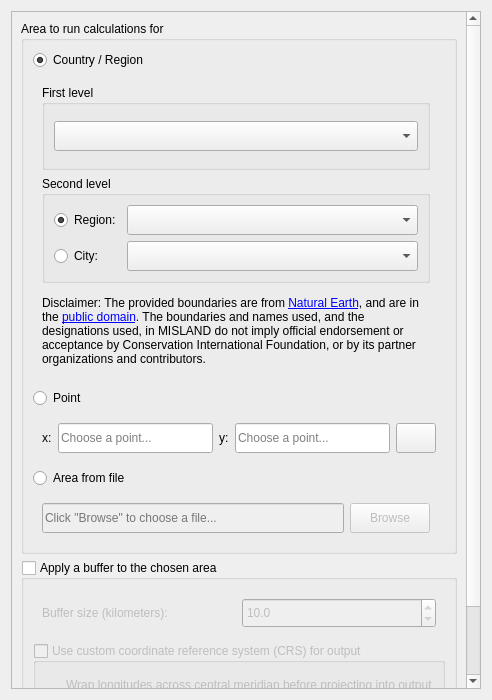
<?xml version="1.0" encoding="UTF-8"?>
<ui version="4.0">
 <class>WidgetSelectArea</class>
 <widget class="QWidget" name="WidgetSelectArea">
  <property name="geometry">
   <rect>
    <x>0</x>
    <y>0</y>
    <width>492</width>
    <height>700</height>
   </rect>
  </property>
  <property name="sizePolicy">
   <sizepolicy hsizetype="Expanding" vsizetype="Expanding">
    <horstretch>0</horstretch>
    <verstretch>0</verstretch>
   </sizepolicy>
  </property>
  <property name="minimumSize">
   <size>
    <width>0</width>
    <height>0</height>
   </size>
  </property>
  <property name="windowTitle">
   <string>Form</string>
  </property>
  <layout class="QVBoxLayout" name="verticalLayout">
   <property name="sizeConstraint">
    <enum>QLayout::SetDefaultConstraint</enum>
   </property>
   <item>
    <widget class="QScrollArea" name="scrollArea">
     <property name="widgetResizable">
      <bool>true</bool>
     </property>
     <widget class="QWidget" name="scrollAreaWidgetContents_2">
      <property name="geometry">
       <rect>
        <x>0</x>
        <y>0</y>
        <width>447</width>
        <height>819</height>
       </rect>
      </property>
      <layout class="QVBoxLayout" name="verticalLayout_3">
       <item>
        <widget class="QGroupBox" name="area_groupbox">
         <property name="sizePolicy">
          <sizepolicy hsizetype="Expanding" vsizetype="Minimum">
           <horstretch>0</horstretch>
           <verstretch>0</verstretch>
          </sizepolicy>
         </property>
         <property name="title">
          <string>Area to run calculations for</string>
         </property>
         <layout class="QGridLayout" name="area_groupbox_gridLayout">
          <item row="11" column="1">
           <widget class="QRadioButton" name="area_frompoint">
            <property name="text">
             <string>Point</string>
            </property>
            <attribute name="buttonGroup">
             <string notr="true">area_radio_buttonGroup</string>
            </attribute>
           </widget>
          </item>
          <item row="1" column="1">
           <widget class="QFrame" name="frame_country_region">
            <property name="frameShape">
             <enum>QFrame::NoFrame</enum>
            </property>
            <property name="frameShadow">
             <enum>QFrame::Plain</enum>
            </property>
            <layout class="QVBoxLayout" name="verticalLayout_4">
             <item>
              <widget class="QGroupBox" name="groupBox_first_level">
               <property name="sizePolicy">
                <sizepolicy hsizetype="Expanding" vsizetype="Expanding">
                 <horstretch>0</horstretch>
                 <verstretch>0</verstretch>
                </sizepolicy>
               </property>
               <property name="minimumSize">
                <size>
                 <width>0</width>
                 <height>0</height>
                </size>
               </property>
               <property name="title">
                <string>First level</string>
               </property>
               <layout class="QVBoxLayout" name="verticalLayout_2">
                <item>
                 <widget class="QComboBox" name="area_admin_0">
                  <property name="sizePolicy">
                   <sizepolicy hsizetype="Expanding" vsizetype="Fixed">
                    <horstretch>0</horstretch>
                    <verstretch>0</verstretch>
                   </sizepolicy>
                  </property>
                  <property name="minimumSize">
                   <size>
                    <width>0</width>
                    <height>30</height>
                   </size>
                  </property>
                 </widget>
                </item>
               </layout>
              </widget>
             </item>
             <item>
              <widget class="QGroupBox" name="groupBox_second_level">
               <property name="sizePolicy">
                <sizepolicy hsizetype="Expanding" vsizetype="Minimum">
                 <horstretch>0</horstretch>
                 <verstretch>0</verstretch>
                </sizepolicy>
               </property>
               <property name="minimumSize">
                <size>
                 <width>0</width>
                 <height>80</height>
                </size>
               </property>
               <property name="title">
                <string>Second level</string>
               </property>
               <layout class="QGridLayout" name="gridLayout_3">
                <item row="3" column="0">
                 <widget class="QRadioButton" name="radioButton_secondLevel_city">
                  <property name="sizePolicy">
                   <sizepolicy hsizetype="Minimum" vsizetype="Fixed">
                    <horstretch>0</horstretch>
                    <verstretch>0</verstretch>
                   </sizepolicy>
                  </property>
                  <property name="minimumSize">
                   <size>
                    <width>0</width>
                    <height>30</height>
                   </size>
                  </property>
                  <property name="text">
                   <string>City:</string>
                  </property>
                 </widget>
                </item>
                <item row="2" column="0">
                 <widget class="QRadioButton" name="radioButton_secondLevel_region">
                  <property name="sizePolicy">
                   <sizepolicy hsizetype="Minimum" vsizetype="Fixed">
                    <horstretch>0</horstretch>
                    <verstretch>0</verstretch>
                   </sizepolicy>
                  </property>
                  <property name="minimumSize">
                   <size>
                    <width>0</width>
                    <height>30</height>
                   </size>
                  </property>
                  <property name="text">
                   <string>Region:</string>
                  </property>
                  <property name="checked">
                   <bool>true</bool>
                  </property>
                 </widget>
                </item>
                <item row="2" column="1">
                 <widget class="QComboBox" name="secondLevel_area_admin_1">
                  <property name="sizePolicy">
                   <sizepolicy hsizetype="Expanding" vsizetype="Fixed">
                    <horstretch>0</horstretch>
                    <verstretch>0</verstretch>
                   </sizepolicy>
                  </property>
                  <property name="minimumSize">
                   <size>
                    <width>0</width>
                    <height>30</height>
                   </size>
                  </property>
                 </widget>
                </item>
                <item row="3" column="1">
                 <widget class="QComboBox" name="secondLevel_city">
                  <property name="sizePolicy">
                   <sizepolicy hsizetype="Preferred" vsizetype="Minimum">
                    <horstretch>0</horstretch>
                    <verstretch>0</verstretch>
                   </sizepolicy>
                  </property>
                  <property name="minimumSize">
                   <size>
                    <width>0</width>
                    <height>30</height>
                   </size>
                  </property>
                 </widget>
                </item>
               </layout>
              </widget>
             </item>
             <item>
              <widget class="QLabel" name="label_disclaimer">
               <property name="sizePolicy">
                <sizepolicy hsizetype="Expanding" vsizetype="Expanding">
                 <horstretch>0</horstretch>
                 <verstretch>0</verstretch>
                </sizepolicy>
               </property>
               <property name="text">
                <string>&lt;html&gt;&lt;head/&gt;&lt;body&gt;&lt;p&gt;Disclaimer: The provided boundaries are from &lt;a href=&quot;http://www.naturalearthdata.com/&quot;&gt;&lt;span style=&quot; text-decoration: underline; color:#0000ff;&quot;&gt;Natural Earth&lt;/span&gt;&lt;/a&gt;, and are in the &lt;a href=&quot;http://creativecommons.org/publicdomain&quot;&gt;&lt;span style=&quot; text-decoration: underline; color:#0000ff;&quot;&gt;public domain&lt;/span&gt;&lt;/a&gt;. The boundaries and names used, and the designations used, in MISLAND do not imply official endorsement or acceptance by Conservation International Foundation, or by its partner organizations and contributors.&lt;/p&gt;&lt;/body&gt;&lt;/html&gt;</string>
               </property>
               <property name="wordWrap">
                <bool>true</bool>
               </property>
               <property name="openExternalLinks">
                <bool>true</bool>
               </property>
              </widget>
             </item>
            </layout>
           </widget>
          </item>
          <item row="13" column="1">
           <widget class="QRadioButton" name="area_fromfile">
            <property name="text">
             <string>Area from file</string>
            </property>
            <attribute name="buttonGroup">
             <string notr="true">area_radio_buttonGroup</string>
            </attribute>
           </widget>
          </item>
          <item row="14" column="1">
           <widget class="QFrame" name="frame_area_fromfile">
            <property name="frameShape">
             <enum>QFrame::NoFrame</enum>
            </property>
            <property name="frameShadow">
             <enum>QFrame::Plain</enum>
            </property>
            <layout class="QHBoxLayout" name="horizontalLayout_3">
             <item>
              <widget class="QLineEdit" name="area_fromfile_file">
               <property name="enabled">
                <bool>false</bool>
               </property>
               <property name="sizePolicy">
                <sizepolicy hsizetype="Expanding" vsizetype="Fixed">
                 <horstretch>0</horstretch>
                 <verstretch>0</verstretch>
                </sizepolicy>
               </property>
               <property name="minimumSize">
                <size>
                 <width>120</width>
                 <height>30</height>
                </size>
               </property>
               <property name="readOnly">
                <bool>true</bool>
               </property>
               <property name="placeholderText">
                <string>Click &quot;Browse&quot; to choose a file...</string>
               </property>
              </widget>
             </item>
             <item>
              <widget class="QPushButton" name="area_fromfile_browse">
               <property name="enabled">
                <bool>false</bool>
               </property>
               <property name="sizePolicy">
                <sizepolicy hsizetype="Minimum" vsizetype="Minimum">
                 <horstretch>0</horstretch>
                 <verstretch>0</verstretch>
                </sizepolicy>
               </property>
               <property name="minimumSize">
                <size>
                 <width>0</width>
                 <height>30</height>
                </size>
               </property>
               <property name="maximumSize">
                <size>
                 <width>80</width>
                 <height>16777215</height>
                </size>
               </property>
               <property name="text">
                <string>Browse</string>
               </property>
              </widget>
             </item>
            </layout>
           </widget>
          </item>
          <item row="0" column="1">
           <widget class="QRadioButton" name="area_fromadmin">
            <property name="text">
             <string>Country / Region</string>
            </property>
            <property name="checked">
             <bool>true</bool>
            </property>
            <attribute name="buttonGroup">
             <string notr="true">area_radio_buttonGroup</string>
            </attribute>
           </widget>
          </item>
          <item row="12" column="1" colspan="2">
           <widget class="QFrame" name="frame_area_frompoint">
            <property name="sizePolicy">
             <sizepolicy hsizetype="Preferred" vsizetype="Fixed">
              <horstretch>0</horstretch>
              <verstretch>0</verstretch>
             </sizepolicy>
            </property>
            <property name="frameShape">
             <enum>QFrame::NoFrame</enum>
            </property>
            <property name="frameShadow">
             <enum>QFrame::Plain</enum>
            </property>
            <layout class="QHBoxLayout" name="horizontalLayout_4">
             <item>
              <widget class="QLabel" name="area_frompoint_label_x">
               <property name="font">
                <font>
                 <weight>50</weight>
                 <bold>false</bold>
                </font>
               </property>
               <property name="text">
                <string>x:</string>
               </property>
              </widget>
             </item>
             <item>
              <widget class="QLineEdit" name="area_frompoint_point_x">
               <property name="sizePolicy">
                <sizepolicy hsizetype="Expanding" vsizetype="Minimum">
                 <horstretch>0</horstretch>
                 <verstretch>0</verstretch>
                </sizepolicy>
               </property>
               <property name="minimumSize">
                <size>
                 <width>0</width>
                 <height>30</height>
                </size>
               </property>
               <property name="inputMethodHints">
                <set>Qt::ImhPreferNumbers</set>
               </property>
               <property name="placeholderText">
                <string>Choose a point...</string>
               </property>
              </widget>
             </item>
             <item>
              <widget class="QLabel" name="area_frompoint_label_y">
               <property name="font">
                <font>
                 <weight>50</weight>
                 <bold>false</bold>
                </font>
               </property>
               <property name="text">
                <string>y:</string>
               </property>
              </widget>
             </item>
             <item>
              <widget class="QLineEdit" name="area_frompoint_point_y">
               <property name="sizePolicy">
                <sizepolicy hsizetype="Expanding" vsizetype="Minimum">
                 <horstretch>0</horstretch>
                 <verstretch>0</verstretch>
                </sizepolicy>
               </property>
               <property name="minimumSize">
                <size>
                 <width>0</width>
                 <height>30</height>
                </size>
               </property>
               <property name="placeholderText">
                <string>Choose a point...</string>
               </property>
              </widget>
             </item>
             <item>
              <widget class="QPushButton" name="area_frompoint_choose_point">
               <property name="sizePolicy">
                <sizepolicy hsizetype="Minimum" vsizetype="Minimum">
                 <horstretch>0</horstretch>
                 <verstretch>0</verstretch>
                </sizepolicy>
               </property>
               <property name="minimumSize">
                <size>
                 <width>0</width>
                 <height>30</height>
                </size>
               </property>
               <property name="text">
                <string/>
               </property>
              </widget>
             </item>
            </layout>
           </widget>
          </item>
         </layout>
        </widget>
       </item>
       <item>
        <widget class="QGroupBox" name="groupBox_buffer">
         <property name="sizePolicy">
          <sizepolicy hsizetype="Preferred" vsizetype="Minimum">
           <horstretch>0</horstretch>
           <verstretch>0</verstretch>
          </sizepolicy>
         </property>
         <property name="title">
          <string>Apply a buffer to the chosen area</string>
         </property>
         <property name="checkable">
          <bool>true</bool>
         </property>
         <property name="checked">
          <bool>false</bool>
         </property>
         <layout class="QGridLayout" name="gridLayout_2">
          <item row="0" column="0">
           <widget class="QFrame" name="frame">
            <property name="maximumSize">
             <size>
              <width>450</width>
              <height>16777215</height>
             </size>
            </property>
            <property name="frameShape">
             <enum>QFrame::NoFrame</enum>
            </property>
            <property name="frameShadow">
             <enum>QFrame::Plain</enum>
            </property>
            <layout class="QHBoxLayout" name="horizontalLayout">
             <item>
              <widget class="QLabel" name="label">
               <property name="sizePolicy">
                <sizepolicy hsizetype="Minimum" vsizetype="Preferred">
                 <horstretch>0</horstretch>
                 <verstretch>0</verstretch>
                </sizepolicy>
               </property>
               <property name="minimumSize">
                <size>
                 <width>0</width>
                 <height>30</height>
                </size>
               </property>
               <property name="maximumSize">
                <size>
                 <width>250</width>
                 <height>16777215</height>
                </size>
               </property>
               <property name="text">
                <string>Buffer size (kilometers):</string>
               </property>
              </widget>
             </item>
             <item>
              <widget class="QDoubleSpinBox" name="buffer_size_km">
               <property name="sizePolicy">
                <sizepolicy hsizetype="Minimum" vsizetype="Minimum">
                 <horstretch>0</horstretch>
                 <verstretch>0</verstretch>
                </sizepolicy>
               </property>
               <property name="minimumSize">
                <size>
                 <width>0</width>
                 <height>30</height>
                </size>
               </property>
               <property name="maximumSize">
                <size>
                 <width>200</width>
                 <height>16777215</height>
                </size>
               </property>
               <property name="decimals">
                <number>1</number>
               </property>
               <property name="minimum">
                <double>0.100000000000000</double>
               </property>
               <property name="maximum">
                <double>1000.000000000000000</double>
               </property>
               <property name="value">
                <double>10.000000000000000</double>
               </property>
              </widget>
             </item>
            </layout>
           </widget>
          </item>
          <item row="1" column="0">
           <widget class="QGroupBox" name="groupBox_custom_crs">
            <property name="sizePolicy">
             <sizepolicy hsizetype="Preferred" vsizetype="Minimum">
              <horstretch>0</horstretch>
              <verstretch>0</verstretch>
             </sizepolicy>
            </property>
            <property name="title">
             <string>Use custom coordinate reference system (CRS) for output</string>
            </property>
            <property name="checkable">
             <bool>true</bool>
            </property>
            <property name="checked">
             <bool>false</bool>
            </property>
            <layout class="QGridLayout" name="gridLayout">
             <item row="1" column="0">
              <widget class="QCheckBox" name="checkBox_custom_crs_wrap">
               <property name="maximumSize">
                <size>
                 <width>15</width>
                 <height>16777215</height>
                </size>
               </property>
               <property name="text">
                <string/>
               </property>
              </widget>
             </item>
             <item row="1" column="1">
              <widget class="QLabel" name="label_custom_crs_wrap">
               <property name="text">
                <string>Wrap longitudes across central meridian before projecting into output CRS (recommended for countries like Russia and Fiji if you are using an output coordinate reference system that is continuous across the 180th meridian)</string>
               </property>
               <property name="wordWrap">
                <bool>true</bool>
               </property>
              </widget>
             </item>
             <item row="0" column="0" colspan="2">
              <widget class="QgsProjectionSelectionWidget" name="mQgsProjectionSelectionWidget" native="true"/>
             </item>
            </layout>
           </widget>
          </item>
         </layout>
        </widget>
       </item>
      </layout>
     </widget>
    </widget>
   </item>
  </layout>
 </widget>
 <customwidgets>
  <customwidget>
   <class>QgsProjectionSelectionWidget</class>
   <extends>QWidget</extends>
   <header>qgis.gui</header>
  </customwidget>
 </customwidgets>
 <resources/>
 <connections/>
 <buttongroups>
  <buttongroup name="area_radio_buttonGroup"/>
 </buttongroups>
</ui>
